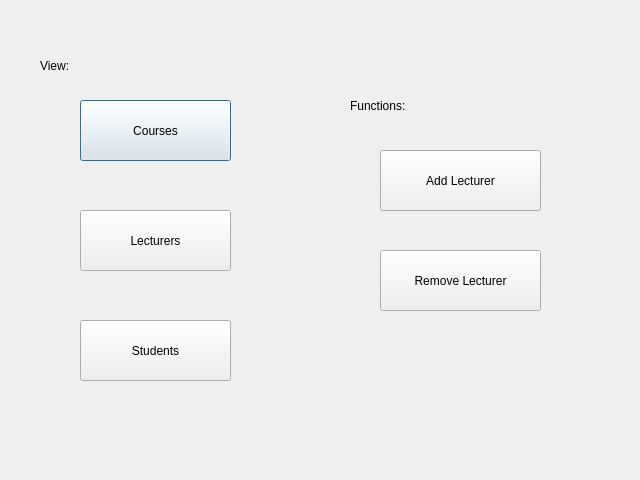
<?xml version="1.0" encoding="UTF-8"?>
<ui version="4.0">
 <class>Dialog</class>
 <widget class="QDialog" name="Dialog">
  <property name="geometry">
   <rect>
    <x>0</x>
    <y>0</y>
    <width>640</width>
    <height>480</height>
   </rect>
  </property>
  <property name="windowTitle">
   <string>Dialog</string>
  </property>
  <widget class="QPushButton" name="pushButton">
   <property name="geometry">
    <rect>
     <x>80</x>
     <y>100</y>
     <width>151</width>
     <height>61</height>
    </rect>
   </property>
   <property name="text">
    <string>Courses</string>
   </property>
  </widget>
  <widget class="QPushButton" name="pushButton_2">
   <property name="geometry">
    <rect>
     <x>80</x>
     <y>320</y>
     <width>151</width>
     <height>61</height>
    </rect>
   </property>
   <property name="text">
    <string>Students</string>
   </property>
  </widget>
  <widget class="QPushButton" name="pushButton_3">
   <property name="geometry">
    <rect>
     <x>380</x>
     <y>150</y>
     <width>161</width>
     <height>61</height>
    </rect>
   </property>
   <property name="text">
    <string>Add Lecturer</string>
   </property>
  </widget>
  <widget class="QPushButton" name="pushButton_4">
   <property name="geometry">
    <rect>
     <x>80</x>
     <y>210</y>
     <width>151</width>
     <height>61</height>
    </rect>
   </property>
   <property name="text">
    <string>Lecturers</string>
   </property>
  </widget>
  <widget class="QPushButton" name="pushButton_5">
   <property name="geometry">
    <rect>
     <x>380</x>
     <y>250</y>
     <width>161</width>
     <height>61</height>
    </rect>
   </property>
   <property name="text">
    <string>Remove Lecturer</string>
   </property>
  </widget>
  <widget class="QLabel" name="label">
   <property name="geometry">
    <rect>
     <x>40</x>
     <y>40</y>
     <width>231</width>
     <height>51</height>
    </rect>
   </property>
   <property name="text">
    <string>View:</string>
   </property>
  </widget>
  <widget class="QLabel" name="label_2">
   <property name="geometry">
    <rect>
     <x>350</x>
     <y>90</y>
     <width>181</width>
     <height>31</height>
    </rect>
   </property>
   <property name="text">
    <string>Functions:</string>
   </property>
  </widget>
 </widget>
 <resources/>
 <connections/>
</ui>
